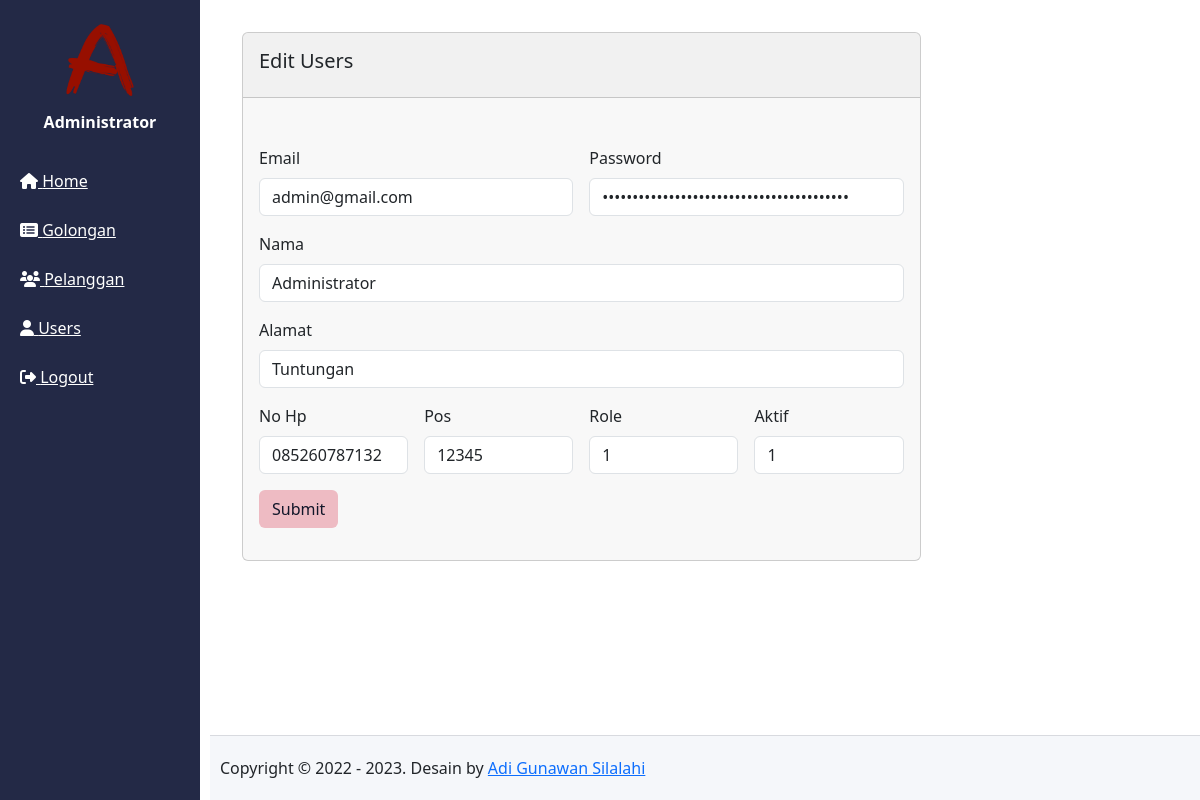
The page /users/edit/1 (signed in) on the database its author committed.
### tables this page shows
CREATE TABLE `tb_users` (
  `user_id` int(11) NOT NULL,
  `user_email` varchar(50) NOT NULL,
  `user_password` varchar(100) NOT NULL,
  `user_name` varchar(100) DEFAULT NULL,
  `user_alamat` text NOT NULL,
  `user_hp` varchar(20) NOT NULL,
  `user_pos` varchar(50) NOT NULL,
  `user_role` tinyint(2) NOT NULL,
  `user_aktif` tinyint(2) NOT NULL,
  `created_at` timestamp NOT NULL DEFAULT current_timestamp(),
  `updated_at` datetime DEFAULT NULL
);

### app/core/Controller.php (called while the page is built, shortened)
<?php
class Controller
{
	public function dashboard($view, $data = [])
	{
		require_once ROOT . "layouts/dashboard.php";
	}
}

### app/controllers/Users.php (called while the page is built, shortened)
<?php
class Users extends Controller
{
	public object $model;
	public function __construct()
	{
		$this->model = new \App\Models\User();
	}
	public function edit($id)
	{
		$data['row'] = $this->model->edit($id);
		$this->dashboard('users/edit', $data);
	}
}

### index.php (called while the page is built, shortened)
<?php
new App\Core\Bootstrap();

### app/core/Model.php (called while the page is built, shortened)
<?php
class Model
{
	public function __construct()
	{
		try {
			$this->db = new PDO("mysql:host=localhost;dbname=db_mvc", "root", "");
		} catch (Exception $e) {
			die("error! " . $e->getMessage());
		}
	}
}

### app/models/User.php (called while the page is built, shortened)
<?php
class User extends Model
{
      public function edit($id)
      {
            $query = "SELECT * FROM tb_users WHERE user_id=:user_id";
            $stmt = $this->db->prepare($query);
            $stmt->bindParam(":user_id", $id);
            $stmt->execute();
            return $this->select($stmt);
      }
}

### app/views/users/edit.php (the view, shortened to what this page needs)
<div class="card m-3" style="background-color: #f8f8f8;">
    <div class="card-header p-3">
        <h5>Edit Users</h5>
    </div>
    <form action="<?php echo URL; ?>/users/update" method="post" class="row g-3 mt-3 mb-3 p-3">
        <div class="col-md-6">
            <label class="form-label">Email</label>
            <input type="email" class="form-control" id="inputPassword4" name="email" value="<?php echo $data['row']['user_email']; ?>">
        </div>
        <div class="col-md-6">
            <label class="form-label">Password</label>
            <input type="password" class="form-control" placeholder="Password" name="password" value="<?php echo $data['row']['user_password']; ?>">
        </div>
        <div class="col-12">
            <label class="form-label">Nama</label>
            <input type="text" class="form-control" value="<?php echo $data['row']['user_name']; ?>" name="name">
        </div>
        <div class="col-12">
            <label class="form-label">Alamat</label>
            <input type="text" class="form-control" value="<?php echo $data['row']['user_alamat']; ?>" name="alamat">
        </div>
        <div class="col-md-3">
            <label class="form-label">No Hp</label>
            <input type="text" class="form-control" value="<?php echo $data['row']['user_hp']; ?>" name="hp">
        </div>
        <div class="col-md-3">
            <label class="form-label">Pos</label>
            <input type="text" class="form-control" value="<?php echo $data['row']['user_pos']; ?>" name="pos">
        </div>
        <div class="col-md-3">
            <label class="form-label">Role</label>
            <input type="text" class="form-control" value="<?php echo $data['row']['user_role']; ?>" name="role">
        </div>
        <div class="col-md-3">
            <label class="form-label">Aktif</label>
            <input type="text" class="form-control" value="<?php echo $data['row']['user_aktif']; ?>" name="aktif">
        </div>
        <div class="col-12 mt-3">
            <button class="btn" style="background-color: #eebbc3; color: #121629;" type="submit" name="btn_update">Submit</button>
        </div>
    </form>
</div>

### layouts/assets/css/style.css (style rules this page uses)
body { font-family: 'Segoe UI', Tahoma, Geneva, Verdana, sans-serif; margin: 0; }
.btn { background-color: #1a6ed8; border-radius: 4px; color: #ffffff; padding: 5px; }

### rows shown on the page
tb_users: email "admin@gmail.com", name "Administrator", alamat "Tuntungan", hp "085260787132", pos "12345", role "1", aktif "1"

### other values the page prints
$_SESSION['user_name'] "Administrator"
